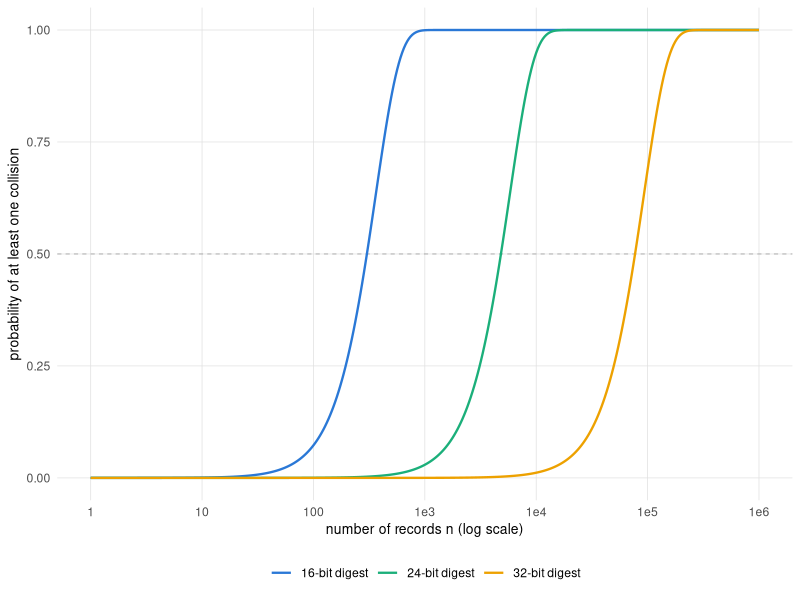
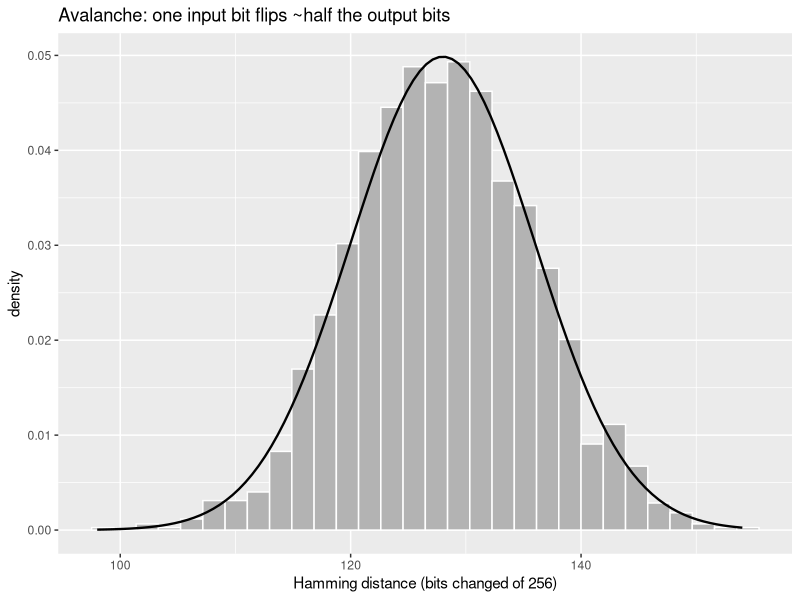
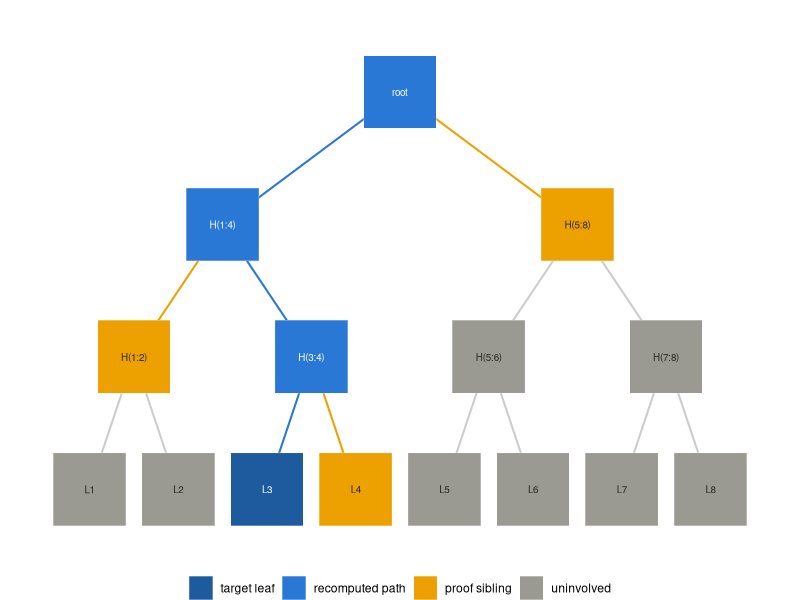
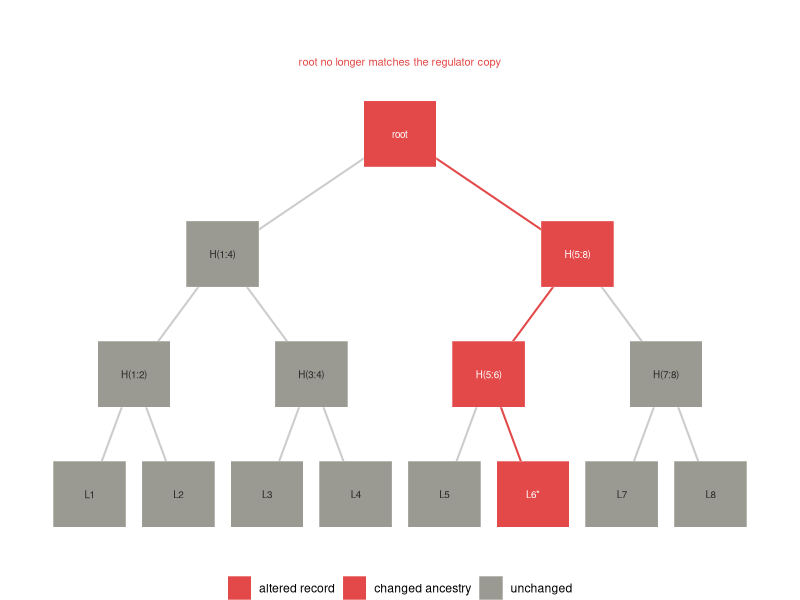
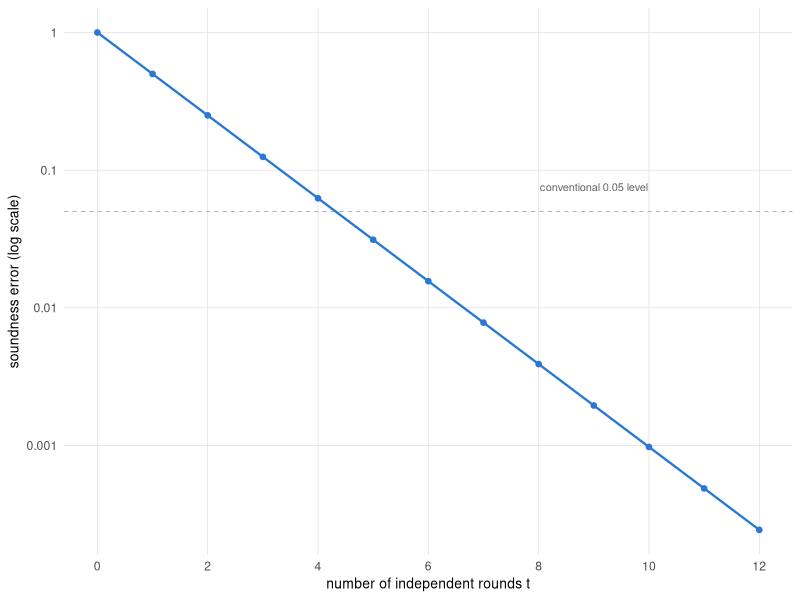

Reproduce these figures in R, in order.
## ---- chunk 1
library(digest)
h <- function(x) digest(x, algo = 'sha256',
                        serialize = FALSE)

h('trial-record: patient 001, arm A')
h('trial-record: patient 001, arm B')
## ---- chunk 2
set.seed(202)

first_collision <- function(bits) {
  seen <- character(0)
  n <- 0L
  repeat {
    n <- n + 1L
    d <- substr(h(paste0('x-', n, '-',
                         sample(1e9, 1))), 1,
                bits %/% 4)
    if (d %in% seen) return(n)
    seen <- c(seen, d)
  }
}

reps <- 300
draws16 <- replicate(reps, first_collision(16))
c(mean_draws = mean(draws16),
  birthday_expectation = sqrt(pi * 2^16 / 2))
## ---- chunk 3
#| label: fig-birthday-prob
#| fig-cap: 'The birthday square-root law across digest widths: each added byte of width postpones the point where an accidental collision becomes likely by a factor of sixteen, since the crossover sits near two to the b over two records.'
library(ggplot2)
library(tibble)
library(dplyr)
library(tidyr)

PAL <- c('#2a78d6', '#1baf7a', '#eda100', '#008300',
         '#4a3aa7', '#e34948', '#e87ba4', '#eb6834')

book_theme <- theme_minimal(base_size = 11) +
  theme(
    panel.grid.minor = element_blank(),
    panel.grid.major = element_line(
      linewidth = 0.25, colour = 'grey88'),
    axis.title = element_text(size = 10),
    legend.position = 'bottom')

coll_prob <- function(n, b) 1 - exp(-n * (n - 1) / 2^(b + 1))
n_grid <- 10^seq(0, 6, length.out = 400)
bday <- tidyr::expand_grid(n = n_grid,
                           b = c(16L, 24L, 32L)) |>
  dplyr::mutate(
    p = coll_prob(n, b),
    width = factor(paste0(b, '-bit digest'),
                   levels = c('16-bit digest',
                              '24-bit digest',
                              '32-bit digest')))

ggplot(bday, aes(n, p, colour = width)) +
  geom_hline(yintercept = 0.5, linewidth = 0.25,
             colour = 'grey60', linetype = 2) +
  geom_line(linewidth = 0.8) +
  scale_x_log10(breaks = 10^(0:6),
                labels = c('1', '10', '100', '1e3',
                           '1e4', '1e5', '1e6')) +
  scale_colour_manual(values = PAL[1:3], name = NULL) +
  labs(x = 'number of records n (log scale)',
       y = 'probability of at least one collision') +
  book_theme
## ---- chunk 4
hex_to_bits <- function(hex) {
  bytes <- strtoi(
    substring(hex, seq(1, nchar(hex), 2),
              seq(2, nchar(hex), 2)),
    base = 16L)
  bits <- vapply(bytes,
    function(b) as.integer(rev(intToBits(b)[1:8])),
    integer(8))
  as.vector(bits)
}

flip_last_char <- function(s) {
  n <- nchar(s)
  ch <- substr(s, n, n)
  repl <- if (ch == 'a') 'b' else 'a'
  paste0(substr(s, 1, n - 1), repl)
}

set.seed(1)
N <- 4000
strs <- paste0('msg-', sprintf('%05d', sample(1e6, N)))
ham <- vapply(strs, function(s) {
  b1 <- hex_to_bits(h(s))
  b2 <- hex_to_bits(h(flip_last_char(s)))
  sum(b1 != b2)
}, numeric(1))

c(mean = mean(ham), sd = sd(ham),
  binom_sd = sqrt(256 * 0.25))
## ---- chunk 5
#| label: fig-avalanche
#| fig-cap: 'Avalanche effect. Hamming distance between the SHA-256 digests of a string and its one-character perturbation, over 4000 strings, against the Normal approximation to Binomial(256, 0.5).'
library(ggplot2)
library(tibble)

ggplot(tibble(ham = ham), aes(ham)) +
  geom_histogram(aes(y = after_stat(density)),
                 bins = 30, fill = 'grey70',
                 colour = 'white') +
  stat_function(
    fun = function(x) dnorm(x, 128, sqrt(64)),
    linewidth = 0.8) +
  labs(x = 'Hamming distance (bits changed of 256)',
       y = 'density',
       title = 'Avalanche: one input bit flips ~half the output bits')
## ---- chunk 6
set.seed(2)
M <- 50000
first_byte <- vapply(seq_len(M), function(i) {
  strtoi(substr(h(paste0('u-', i)), 1, 2),
         base = 16L)
}, numeric(1))

obs <- tabulate(first_byte + 1, nbins = 256)
chisq <- chisq.test(obs, p = rep(1 / 256, 256))
c(statistic = unname(chisq$statistic),
  df = unname(chisq$parameter),
  p_value = chisq$p.value)
## ---- chunk 7
hash_pair <- function(a, b) h(paste0(a, b))

merkle_root <- function(leaves) {
  level <- vapply(leaves, h, character(1))
  while (length(level) > 1) {
    if (length(level) %% 2 == 1) {
      level <- c(level, level[length(level)])
    }
    idx <- seq(1, length(level), by = 2)
    level <- vapply(idx,
      function(i) hash_pair(level[i], level[i + 1]),
      character(1))
  }
  unname(level)
}

set.seed(101)
records <- paste0('trial-record-',
                  sprintf('%03d', 1:8))
root <- merkle_root(records)
root
## ---- chunk 8
merkle_proof <- function(leaves, index) {
  level <- vapply(leaves, h, character(1))
  proof <- list()
  i <- index
  while (length(level) > 1) {
    if (length(level) %% 2 == 1) {
      level <- c(level, level[length(level)])
    }
    # sibling is to the right of an odd (left) node,
    # to the left of an even (right) node
    if (i %% 2 == 1) {
      proof[[length(proof) + 1]] <-
        list(hash = unname(level[i + 1]),
             side = 'right')
    } else {
      proof[[length(proof) + 1]] <-
        list(hash = unname(level[i - 1]),
             side = 'left')
    }
    idx <- seq(1, length(level), by = 2)
    level <- vapply(idx,
      function(j) hash_pair(level[j], level[j + 1]),
      character(1))
    i <- (i + 1) %/% 2
  }
  proof
}

merkle_verify <- function(leaf, proof, root) {
  acc <- h(leaf)
  for (step in proof) {
    acc <- if (step$side == 'right')
             hash_pair(acc, step$hash)
           else hash_pair(step$hash, acc)
  }
  acc == root
}
## ---- chunk 9
proof_3 <- merkle_proof(records, 3)

all_verify <- vapply(seq_along(records),
  function(k) merkle_verify(records[k],
    merkle_proof(records, k), root),
  logical(1))

c(all_leaves_verify = all(all_verify),
  proof_length = length(proof_3),
  log2_leaves = log2(length(records)),
  forged_leaf_verifies =
    merkle_verify('trial-record-forged',
                  proof_3, root))
## ---- chunk 10
#| label: fig-merkle-proof
#| fig-cap: 'Inclusion proof for the third of eight leaves. The verifier holds only the target leaf in dark blue and the three sibling hashes in amber, and rehashes up the blue path to reconstruct the root; the six uninvolved records in gray are never revealed.'
library(ggplot2)
library(tibble)

nodes <- tibble::tribble(
  ~x,  ~y, ~label,   ~role,
  1,   0, 'L1',     'other',
  2,   0, 'L2',     'other',
  3,   0, 'L3',     'target',
  4,   0, 'L4',     'sibling',
  5,   0, 'L5',     'other',
  6,   0, 'L6',     'other',
  7,   0, 'L7',     'other',
  8,   0, 'L8',     'other',
  1.5, 1, 'H(1:2)', 'sibling',
  3.5, 1, 'H(3:4)', 'path',
  5.5, 1, 'H(5:6)', 'other',
  7.5, 1, 'H(7:8)', 'other',
  2.5, 2, 'H(1:4)', 'path',
  6.5, 2, 'H(5:8)', 'sibling',
  4.5, 3, 'root',   'path')

edges <- tibble::tribble(
  ~x,  ~y, ~xend, ~yend, ~erole,
  1,   0, 1.5, 1, 'other',
  2,   0, 1.5, 1, 'other',
  3,   0, 3.5, 1, 'path',
  4,   0, 3.5, 1, 'sibling',
  5,   0, 5.5, 1, 'other',
  6,   0, 5.5, 1, 'other',
  7,   0, 7.5, 1, 'other',
  8,   0, 7.5, 1, 'other',
  1.5, 1, 2.5, 2, 'sibling',
  3.5, 1, 2.5, 2, 'path',
  5.5, 1, 6.5, 2, 'other',
  7.5, 1, 6.5, 2, 'other',
  2.5, 2, 4.5, 3, 'path',
  6.5, 2, 4.5, 3, 'sibling')

txt_col <- ifelse(nodes$role %in% c('target', 'path'),
                  'white', 'grey15')
nodes$role <- factor(nodes$role,
  levels = c('target', 'path', 'sibling', 'other'),
  labels = c('target leaf', 'recomputed path',
             'proof sibling', 'uninvolved'))

fill_named <- c('target leaf' = '#1d5a9e',
                'recomputed path' = '#2a78d6',
                'proof sibling' = '#eda100',
                'uninvolved' = '#9a9a92')
edge_cols <- c(path = '#2a78d6', sibling = '#eda100',
               other = 'grey80')

ggplot() +
  geom_segment(data = edges,
    aes(x = x, y = y, xend = xend, yend = yend,
        colour = erole),
    linewidth = 0.7, show.legend = FALSE) +
  scale_colour_manual(values = edge_cols) +
  geom_tile(data = nodes, aes(x = x, y = y, fill = role),
            width = 0.82, height = 0.55, colour = 'white') +
  geom_text(data = nodes, aes(x = x, y = y, label = label),
            colour = txt_col, size = 2.5) +
  scale_fill_manual(values = fill_named, name = NULL) +
  expand_limits(x = c(0.4, 8.6), y = c(-0.4, 3.5)) +
  theme_void(base_size = 11) +
  theme(legend.position = 'bottom')
## ---- chunk 11
#| label: fig-tamper
#| fig-cap: 'Tamper propagation. A single post-lock edit to one record changes its leaf hash, and by collision resistance the change cascades up every ancestor in red until the root no longer matches the value the regulator holds.'
library(ggplot2)
library(tibble)

tnodes <- tibble::tribble(
  ~x,  ~y, ~label,   ~role,
  1,   0, 'L1',     'other',
  2,   0, 'L2',     'other',
  3,   0, 'L3',     'other',
  4,   0, 'L4',     'other',
  5,   0, 'L5',     'other',
  6,   0, 'L6*',    'tampered',
  7,   0, 'L7',     'other',
  8,   0, 'L8',     'other',
  1.5, 1, 'H(1:2)', 'other',
  3.5, 1, 'H(3:4)', 'other',
  5.5, 1, 'H(5:6)', 'prop',
  7.5, 1, 'H(7:8)', 'other',
  2.5, 2, 'H(1:4)', 'other',
  6.5, 2, 'H(5:8)', 'prop',
  4.5, 3, 'root',   'prop')

tedges <- tibble::tribble(
  ~x,  ~y, ~xend, ~yend, ~erole,
  1,   0, 1.5, 1, 'other',
  2,   0, 1.5, 1, 'other',
  3,   0, 3.5, 1, 'other',
  4,   0, 3.5, 1, 'other',
  5,   0, 5.5, 1, 'other',
  6,   0, 5.5, 1, 'prop',
  7,   0, 7.5, 1, 'other',
  8,   0, 7.5, 1, 'other',
  1.5, 1, 2.5, 2, 'other',
  3.5, 1, 2.5, 2, 'other',
  5.5, 1, 6.5, 2, 'prop',
  7.5, 1, 6.5, 2, 'other',
  2.5, 2, 4.5, 3, 'other',
  6.5, 2, 4.5, 3, 'prop')

ttxt <- ifelse(tnodes$role %in% c('tampered', 'prop'),
               'white', 'grey15')
tnodes$role <- factor(tnodes$role,
  levels = c('tampered', 'prop', 'other'),
  labels = c('altered record', 'changed ancestry',
             'unchanged'))

tfill <- c('altered record' = '#e34948',
           'changed ancestry' = '#e34948',
           'unchanged' = '#9a9a92')
tedge <- c(prop = '#e34948', other = 'grey80')

ggplot() +
  geom_segment(data = tedges,
    aes(x = x, y = y, xend = xend, yend = yend,
        colour = erole),
    linewidth = 0.7, show.legend = FALSE) +
  scale_colour_manual(values = tedge) +
  geom_tile(data = tnodes, aes(x = x, y = y, fill = role),
            width = 0.82, height = 0.55, colour = 'white') +
  geom_text(data = tnodes, aes(x = x, y = y, label = label),
            colour = ttxt, size = 2.5) +
  annotate('text', x = 4.5, y = 3.6,
           label = 'root no longer matches the regulator copy',
           colour = '#e34948', size = 2.8) +
  scale_fill_manual(values = tfill, name = NULL) +
  expand_limits(x = c(0.4, 8.6), y = c(-0.4, 3.9)) +
  theme_void(base_size = 11) +
  theme(legend.position = 'bottom')
## ---- chunk 12
mod_inv <- function(a, p) {
  a <- a %% p
  for (x in 1:(p - 1)) if ((a * x) %% p == 1) return(x)
  stop('no inverse')
}

# Curve: y^2 = x^3 + a x + b over F_p,
# with the point at infinity as NA.
ec_add <- function(P, Q, a, p) {
  if (all(is.na(P))) return(Q)
  if (all(is.na(Q))) return(P)
  if (P[1] == Q[1] && (P[2] + Q[2]) %% p == 0)
    return(c(NA, NA))
  if (all(P == Q)) {
    m <- ((3 * P[1]^2 + a) * mod_inv(2 * P[2], p)) %% p
  } else {
    m <- ((Q[2] - P[2]) *
          mod_inv((Q[1] - P[1]) %% p, p)) %% p
  }
  xr <- (m^2 - P[1] - Q[1]) %% p
  yr <- (m * (P[1] - xr) - P[2]) %% p
  c(xr %% p, yr %% p)
}

p <- 97; a <- 0; b <- 7   # secp256k1's equation, tiny field
pts <- do.call(rbind, Filter(Negate(is.null),
  lapply(0:(p - 1), function(x) {
    y2 <- (x^3 + a * x + b) %% p
    ys <- which(((0:(p - 1))^2 %% p) == y2) - 1
    if (length(ys)) cbind(x, ys) else NULL
  })))

P <- pts[3, ]; Q <- pts[5, ]; R <- pts[9, ]
lhs <- ec_add(ec_add(P, Q, a, p), R, a, p)
rhs <- ec_add(P, ec_add(Q, R, a, p), a, p)
list(n_points = nrow(pts) + 1L,   # +1 for the point at infinity
     P = P, Q = Q, R = R,
     associative = isTRUE(all.equal(lhs, rhs)),
     result = lhs)
## ---- chunk 13
# Toy curve y^2 = x^3 + 7 over F_97; prime group order n = 79.
n <- 79
ec_mul <- function(k, P, a, p) {      # double-and-add
  Rr <- c(NA, NA); Acc <- P; k <- k %% n
  while (k > 0) {
    if (k %% 2 == 1) Rr <- ec_add(Rr, Acc, a, p)
    Acc <- ec_add(Acc, Acc, a, p); k <- k %/% 2
  }
  Rr
}
G <- unname(pts[1, ])                  # a generator (order 79)

sign_ecdsa <- function(m, d, k) {
  R <- ec_mul(k, G, a, p); r <- R[1] %% n
  s <- (mod_inv(k, n) * (m + r * d)) %% n
  c(r = r, s = s)
}
verify_ecdsa <- function(m, sig, Q) {
  w  <- mod_inv(sig[['s']], n)
  u1 <- (m * w) %% n; u2 <- (sig[['r']] * w) %% n
  X  <- ec_add(ec_mul(u1, G, a, p), ec_mul(u2, Q, a, p), a, p)
  !all(is.na(X)) && (X[1] %% n) == sig[['r']]
}

d <- 42; Q <- ec_mul(d, G, a, p)       # key pair
sig <- sign_ecdsa(m = 17, d = d, k = 13)
list(public_key = Q, signature = sig,
     verifies       = verify_ecdsa(17, sig, Q),
     wrong_message  = verify_ecdsa(18, sig, Q))
## ---- chunk 14
k <- 13                                # the fatal reuse
sA <- sign_ecdsa(17, d, k)
sB <- sign_ecdsa(55, d, k)             # same k, new message
k_rec <- ((17 - 55) *
          mod_inv((sA[['s']] - sB[['s']]) %% n, n)) %% n
d_rec <- ((sA[['s']] * k_rec - 17) *
          mod_inv(sA[['r']], n)) %% n
c(same_r = unname(sA[['r']] == sB[['r']]),
  recovered_key = d_rec, true_key = d)
## ---- chunk 15
#| label: fig-zk-soundness
#| fig-cap: 'Soundness error under repetition. A sigma-protocol with per-round soundness error one half sees that error fall geometrically as two to the minus t over t independent rounds, crossing the conventional 0.05 level between the fourth and fifth round.'
library(ggplot2)
library(tibble)

PAL <- c('#2a78d6', '#1baf7a', '#eda100', '#008300',
         '#4a3aa7', '#e34948', '#e87ba4', '#eb6834')

book_theme <- theme_minimal(base_size = 11) +
  theme(
    panel.grid.minor = element_blank(),
    panel.grid.major = element_line(
      linewidth = 0.25, colour = 'grey88'),
    axis.title = element_text(size = 10),
    legend.position = 'bottom')

rounds <- 0:12
sound <- tibble::tibble(t = rounds, err = (1 / 2)^rounds)

ggplot(sound, aes(t, err)) +
  geom_hline(yintercept = 0.05, linewidth = 0.25,
             colour = 'grey60', linetype = 2) +
  geom_line(linewidth = 0.8, colour = PAL[1]) +
  geom_point(size = 1.6, colour = PAL[1]) +
  annotate('text', x = 9, y = 0.075,
           label = 'conventional 0.05 level',
           colour = 'grey40', size = 2.8) +
  scale_y_log10(breaks = 10^(0:-4),
                labels = c('1', '0.1', '0.01',
                           '0.001', '0.0001')) +
  scale_x_continuous(breaks = seq(0, 12, 2)) +
  labs(x = 'number of independent rounds t',
       y = 'soundness error (log scale)') +
  book_theme
## ---- chunk 16
set.seed(303)

# SYNTHETIC locked trial dataset: one row per
# subject, serialised to a canonical string.
locked <- data.frame(
  subject = sprintf('S%04d', 1:16),
  arm = sample(c('A', 'B'), 16, replace = TRUE),
  outcome = rbinom(16, 1, 0.3),
  stringsAsFactors = FALSE
)
record_strings <- with(locked,
  paste(subject, arm, outcome, sep = '|'))

# Sixteen subjects, two arms and a binary outcome
# admit only 64 distinct records, so an unsalted leaf
# digest can be recovered by enumeration. Each leaf
# therefore carries its own 128-bit nonce.
rand_nonce <- function() paste(
  sprintf('%02x', sample(0:255, 16, replace = TRUE)),
  collapse = '')
nonces <- vapply(1:16, function(i) rand_nonce(),
                 character(1))
leaves <- paste(nonces, record_strings, sep = '|')

published_root <- merkle_root(leaves)

# An auditor is handed subject 7's record and its
# nonce plus a proof, and verifies membership against
# the published root alone.
k <- 7
audit_ok <- merkle_verify(
  leaves[k],
  merkle_proof(leaves, k),
  published_root)

# Someone alters subject 12's outcome after lock.
tampered <- leaves
tampered[12] <- paste0(tampered[12], '-edited')

c(auditor_confirms_membership = audit_ok,
  proof_hashes = length(merkle_proof(leaves, k)),
  tamper_changes_root =
    merkle_root(tampered) != published_root)
